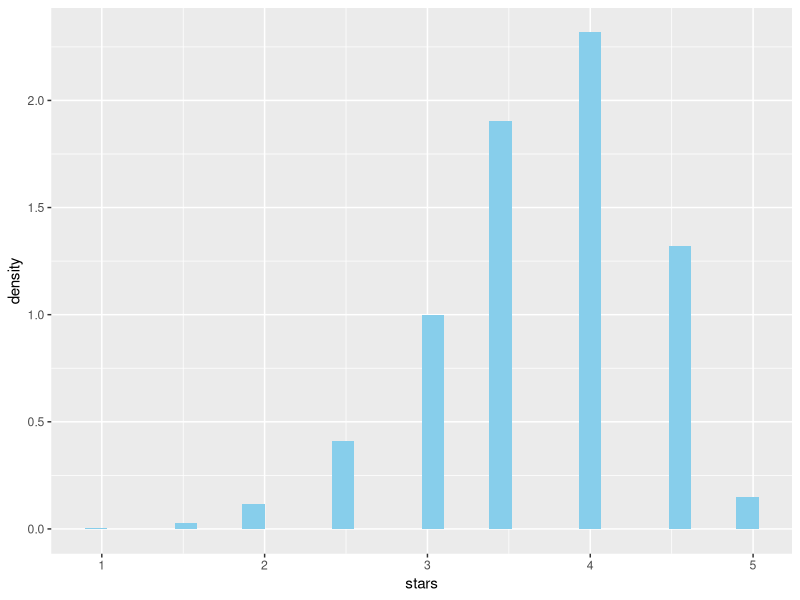
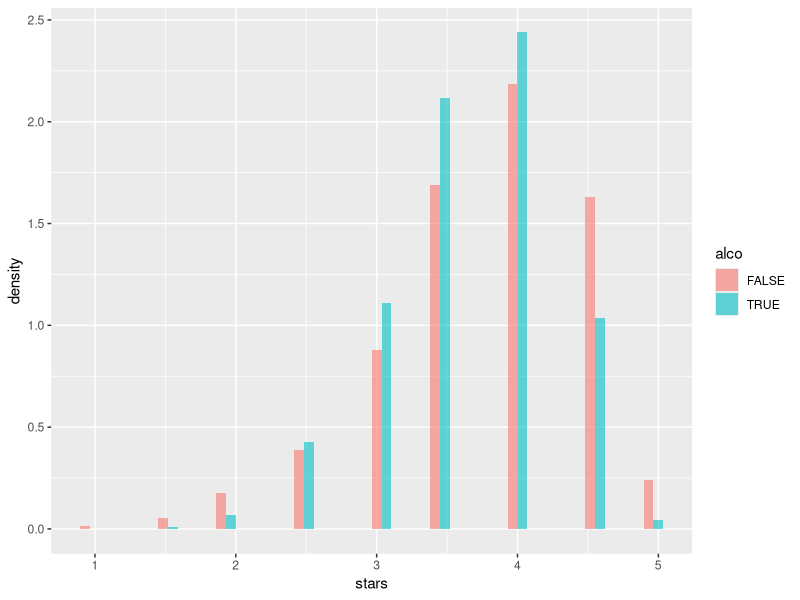
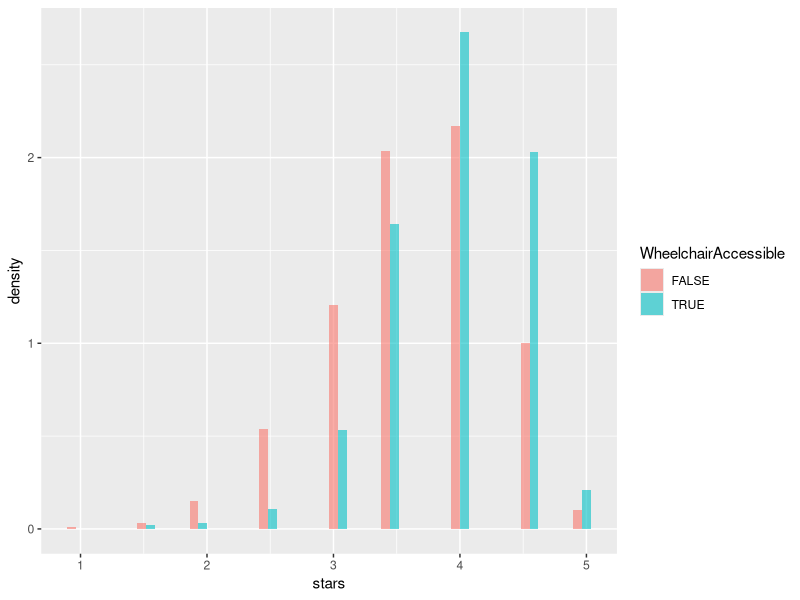
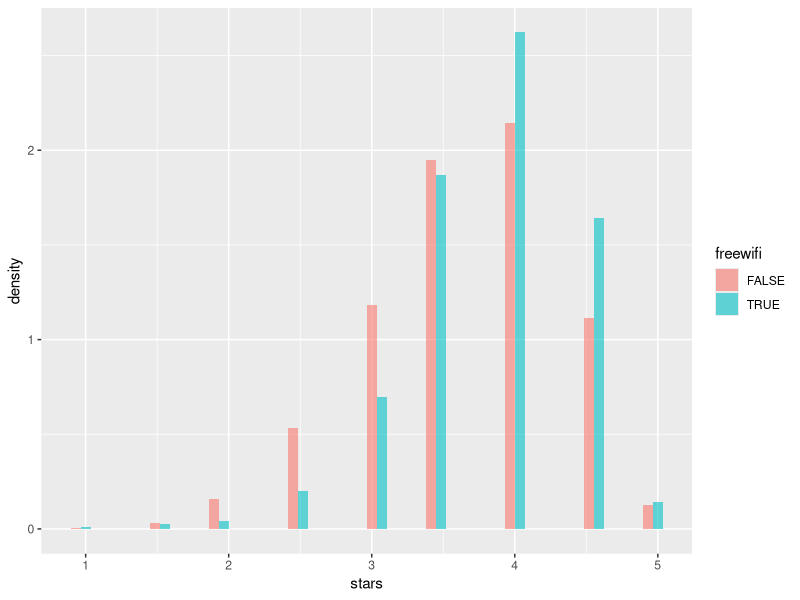
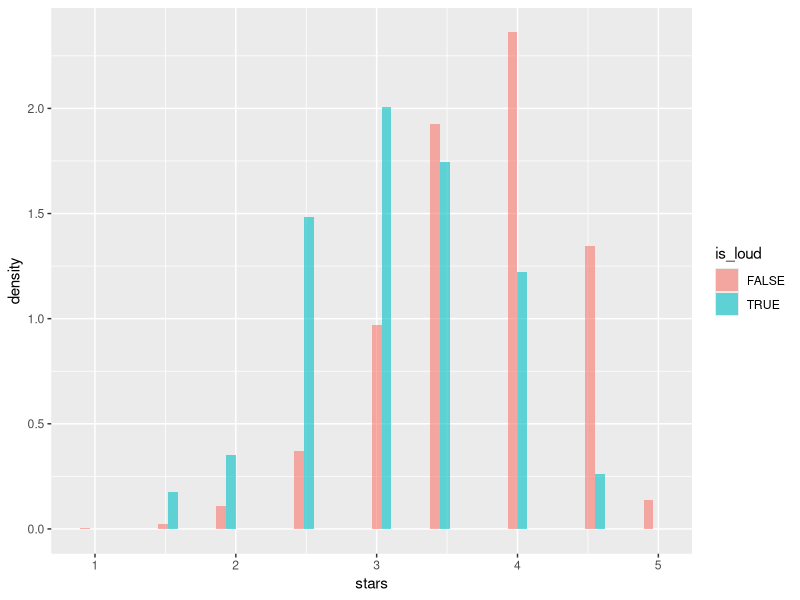

These figures' R source, in order:
library(stringr)
library(ggplot2)

sushi=read.csv('sushi.csv')

ggplot(data=sushi,aes(x=stars))+
  geom_histogram(aes(y=..density..), fill="Skyblue")


sushi_park=read.csv('sushi_park.csv')

sushi_park$goodrating=sushi_park$stars>=4
sushi_park$OutdoorSeating=sushi_park$OutdoorSeating=='True'
sushi_park$RestaurantsDelivery=sushi_park$RestaurantsDelivery=='True'
sushi_park$WheelchairAccessible=sushi_park$WheelchairAccessible=='True'
sushi_park$BikeParking=sushi_park$BikeParking=='True'


sushi_park$NoiseLevel=gsub("u'",'',sushi_park$NoiseLevel)
sushi_park$NoiseLevel=gsub("'",'',sushi_park$NoiseLevel)
sushi_park$is_loud=str_detect(sushi_park$NoiseLevel,'d')


sushi_park$freewifi=str_detect(sushi_park$WiFi,'e')
sushi_park$casual=str_detect(sushi_park$Ambience,"'casual': True")
sushi_park$alco=str_detect(sushi_park$Alcohol,'r')

sp_model=glm(goodrating~OutdoorSeating+RestaurantsDelivery+WheelchairAccessible+
              BikeParking+is_loud+freewifi+casual+alco,
            data=sushi_park, family = "binomial")
summary(sp_model)

ggplot(data=sushi_park,aes(x=stars,y=..density..,fill=alco))+
  geom_histogram(alpha=0.6,position = position_dodge())
ggplot(data=sushi_park,aes(x=stars,y=..density..,fill=WheelchairAccessible))+
  geom_histogram(alpha=0.6,position = position_dodge())
ggplot(data=sushi_park,aes(x=stars,y=..density..,fill=freewifi))+
  geom_histogram(alpha=0.6,position = position_dodge())
ggplot(data=sushi_park,aes(x=stars,y=..density..,fill=is_loud))+
  geom_histogram(alpha=0.6,position = position_dodge())













  
